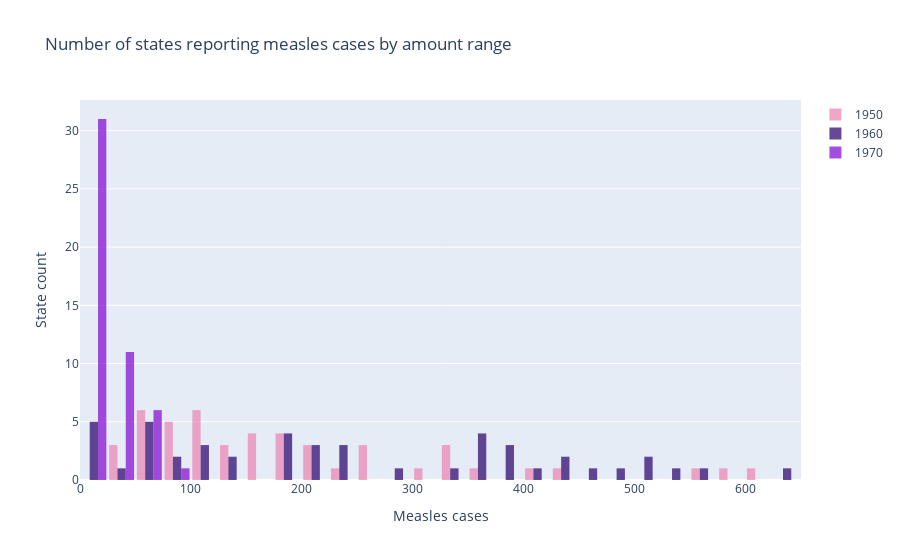

Notebook code for this chart:
### Code cell
df50 = df[df["year"] == 1950]["estimated avg per 100k"]
df60 = df[df["year"] == 1960]["estimated avg per 100k"]
df70 = df[df["year"] == 1970]["estimated avg per 100k"]

start_value = 0
end_value = 800
bin_width = 25

fig = go.Figure()
fig.add_trace(go.Histogram(
    x=df50,
    name='1950',
    xbins=dict( # bins used for histogram
        start=start_value,
        end=end_value,
        size=bin_width
    ),
    marker_color='#EB89B5',
    opacity=0.75
))
fig.add_trace(go.Histogram(
    x=df60,
    name='1960',
    xbins=dict(
        start=start_value,
        end=end_value,
        size=bin_width
    ),
    marker_color='#330C73',
    opacity=0.75
))
fig.add_trace(go.Histogram(
    x=df70,
    name='1970',
    xbins=dict(
        start=start_value,
        end=end_value,
        size=bin_width
    ),
    marker_color='#8712D4',
    opacity=0.75
))

fig.update_layout(
    title_text='Number of states reporting measles cases by amount range',
    xaxis_title_text='Measles cases',
    yaxis_title_text='State count',
    bargap=0.1, # gap between bars of adjacent location coordinates
    # bargroupgap=0.1 # gap between bars of the same location coordinates
)

fig.show()

### Figure 1 — Plotly figure (JSON) as saved in the notebook; plotly's stock layout.template omitted (floating-point values rounded to 4 significant figures)
{"data": [{"marker": {"color": "#EB89B5"}, "name": "1950", "opacity": 0.75, "type": "histogram", "x": [56, 338, 95, 145, 411, 202, 232, 259, 90, 68, 338, 205, 185, 425, 97, 172, 32, 120, 66, 270, 590, 128, 112, 59, 326, 367, 179, 85, 618, 149, 206, 121, 72, 169, 29, 52, 169, 36, 105, 119, 111, 184, 924, 175, 87, 152, 305, 558, 260], "xbins": {"end": 800, "size": 25, "start": 0}}, {"marker": {"color": "#330C73"}, "name": "1960", "opacity": 0.75, "type": "histogram", "x": [69, 374, 108, 141, 396, 445, 227, 183, 85, 8, 513, 225, 224, 65, 0, 375, 14, 415, 105, 430, 461, 140, 105, 19, 365, 23, 358, 207, 176, 355, 278, 28, 399, 195, 67, 626, 61, 236, 62, 76, 537, 519, 558, 986, 190, 484, 201, 1114, 331], "xbins": {"end": 800, "size": 25, "start": 0}}, {"marker": {"color": "#8712D4"}, "name": "1970", "opacity": 0.75, "type": "histogram", "x": [15, 58, 2, 10, 12, 4, 50, 47, 22, 0, 16, 30, 6, 37, 4, 34, 9, 53, 36, 16, 21, 1, 7, 18, 17, 54, 5, 10, 24, 30, 9, 20, 55, 39, 36, 25, 18, 12, 26, 18, 14, 76, 4, 3, 54, 21, 20, 32, 5], "xbins": {"end": 800, "size": 25, "start": 0}}], "layout": {"bargap": 0.1, "title": {"text": "Number of states reporting measles cases by amount range"}, "xaxis": {"title": {"text": "Measles cases"}}, "yaxis": {"title": {"text": "State count"}}}}
